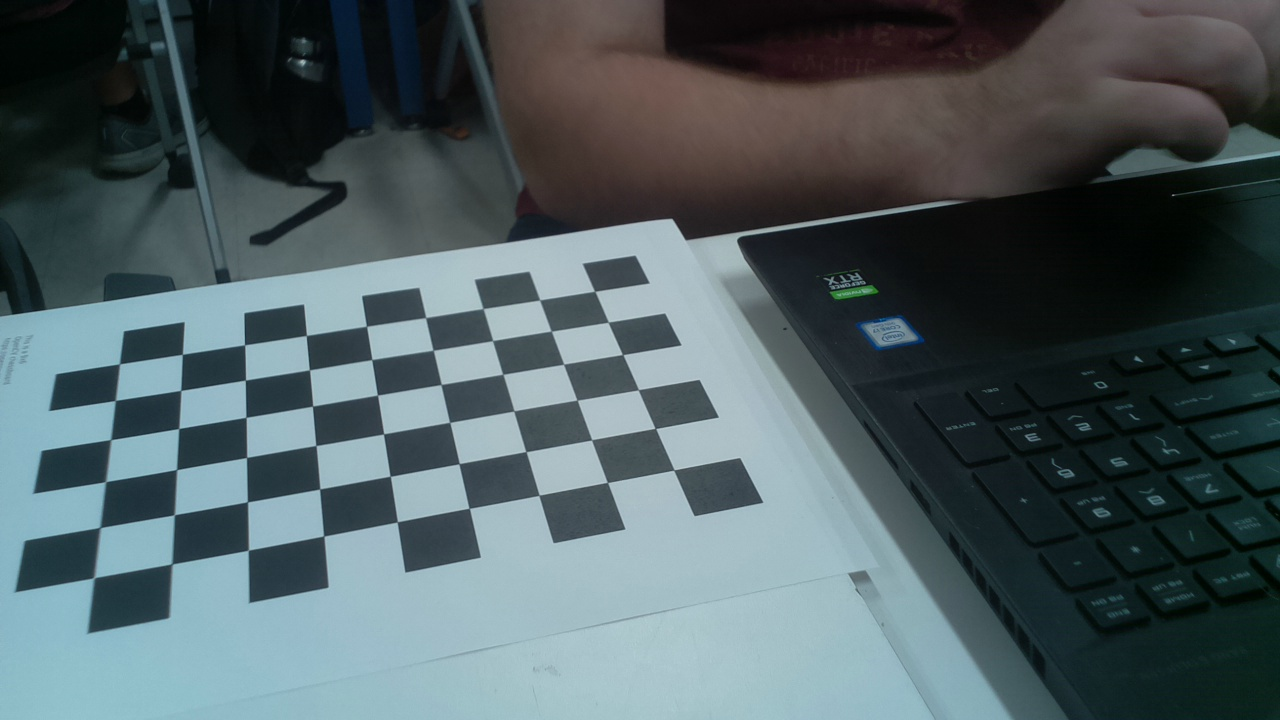
#> input picture Individual Assignments/Eric - Vision/Calibration Tool/cal1.jpg, 1280 x 720 px
$ python calibrationExample.py
#> lines starting #> are read from the running program, lines starting #| are printed output that depends on the picture
import cv2
import numpy as np
import pathlib


def calibrate_chessboard(dir_path, image_format, square_size, width, height):
    '''Calibrate a camera using chessboard images.'''
#> called with dir_path = '~', image_format = '.jpg', square_size = 1.6, width = 6, height = 9
    print("Start")
    # termination criteria
    criteria = (cv2.TERM_CRITERIA_EPS + cv2.TERM_CRITERIA_MAX_ITER, 30, 0.001)

    # prepare object points, like (0,0,0), (1,0,0), (2,0,0) ....,(8,6,0)
    objp = np.zeros((height*width, 3), np.float32)
    objp[:, :2] = np.mgrid[0:width, 0:height].T.reshape(-1, 2)

    objp = objp * square_size

    # Arrays to store object points and image points from all the images.
    objpoints = []  # 3d point in real world space
    imgpoints = []  # 2d points in image plane.

    images = ["cal1.jpg", "cal2.jpg", "cal3.jpg", "cal4.jpg", "cal5.jpg", "cal6.jpg"]
    # Iterate through all images
    for fname in images:
        img = cv2.imread(str(fname))
#> img is the input picture: shape (720, 1280, 3); mean B, G, R 96.6, 93.1, 78.4
        gray = cv2.cvtColor(img, cv2.COLOR_BGR2GRAY)
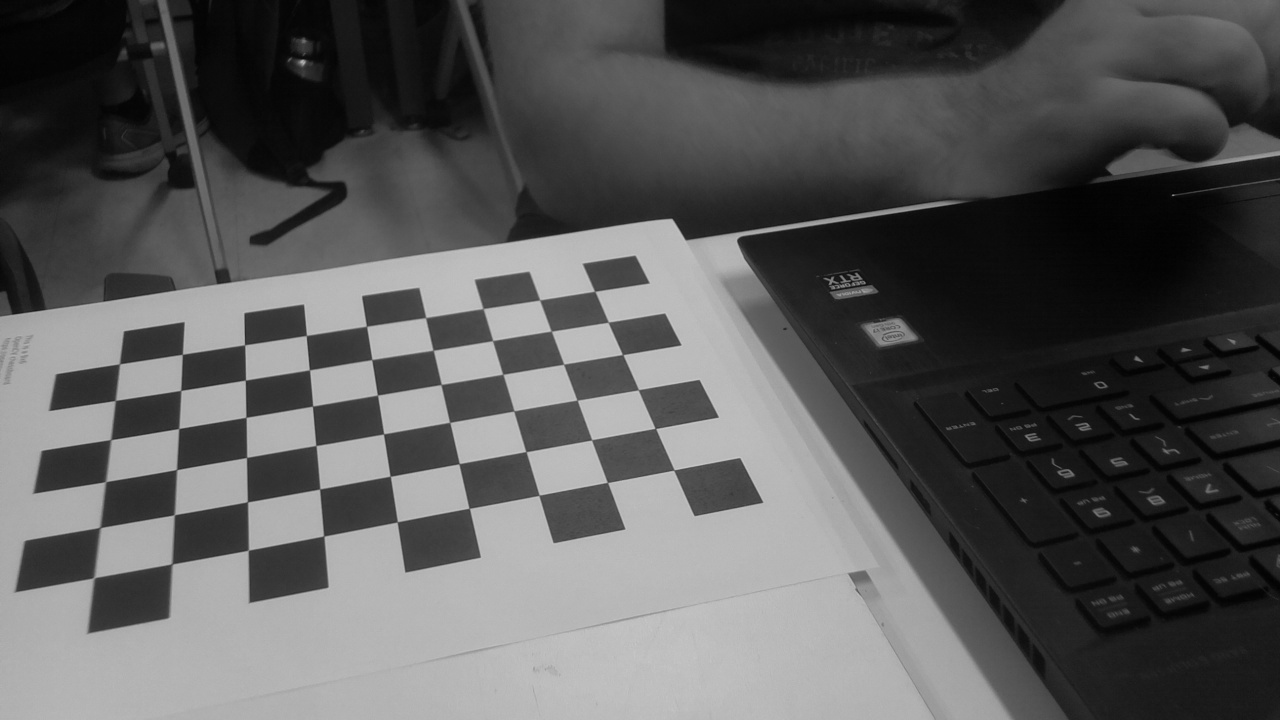
#> gray: shape (720, 1280); min 1, max 200, mean 89.1

        # Find the chess board corners
        ret, corners = cv2.findChessboardCorners(gray, (width, height), None)
#> ret = True; corners = 54 rows, first 8: [594.6, 291.3], [608.2, 322.2], [622.6, 354.6], [638.3, 389.7], [655.4, 428.4], [673.9, 470], [539.6, 299.8], [551.3, 331.2]

        # If found, add object points, image points (after refining them)
        if ret:
            objpoints.append(objp)

            corners2 = cv2.cornerSubPix(gray, corners, (11, 11), (-1, -1), criteria)
#> corners2 = 54 rows, first 8: [594.7, 291.3], [608.2, 322.2], [622.7, 354.5], [638.4, 389.8], [655.4, 428.5], [673.9, 470], [539.6, 300], [551.3, 331.2]
            imgpoints.append(corners2)
#> pass 2 of the loop in calibrate_chessboard, `for fname in images:`:
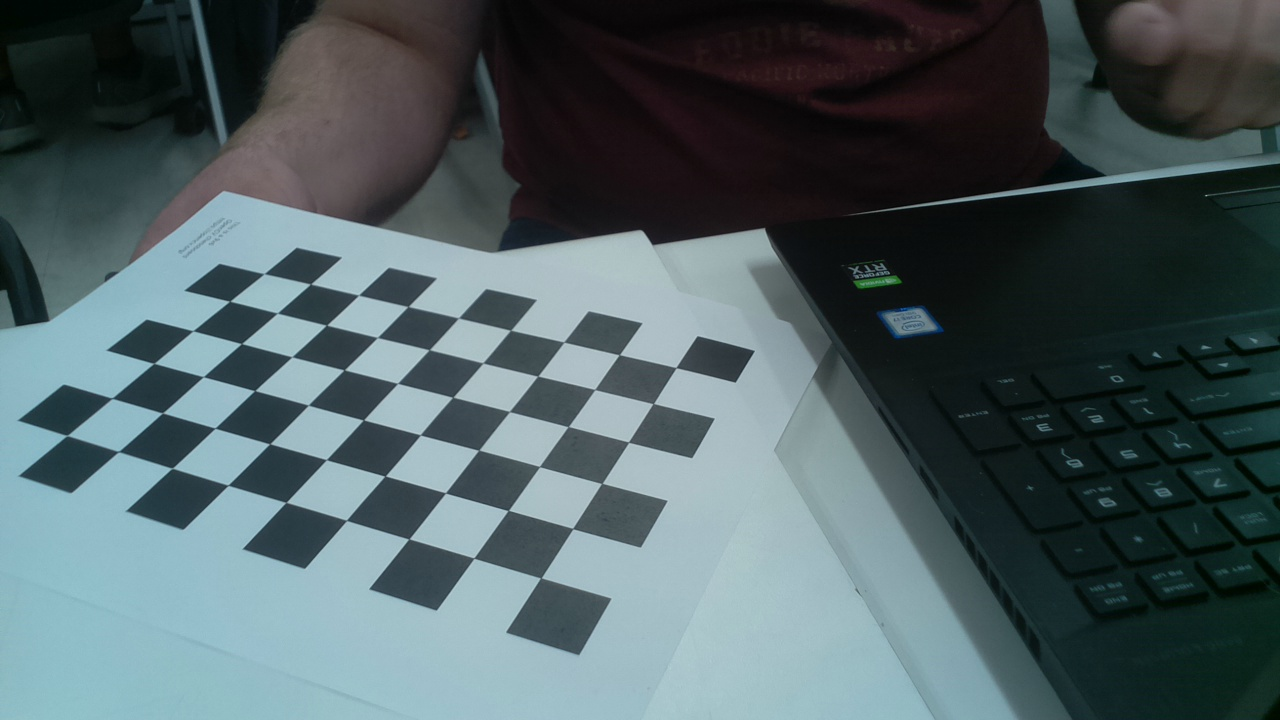
#> input picture Individual Assignments/Eric - Vision/Calibration Tool/cal2.jpg, 1280 x 720 px
#> in calibrate_chessboard, img is the input picture: shape (720, 1280, 3); mean B, G, R 97.3, 94.1, 78
#> in calibrate_chessboard, `gray = cv2.cvtColor(img, cv2.COLOR_BGR2GRAY)`:
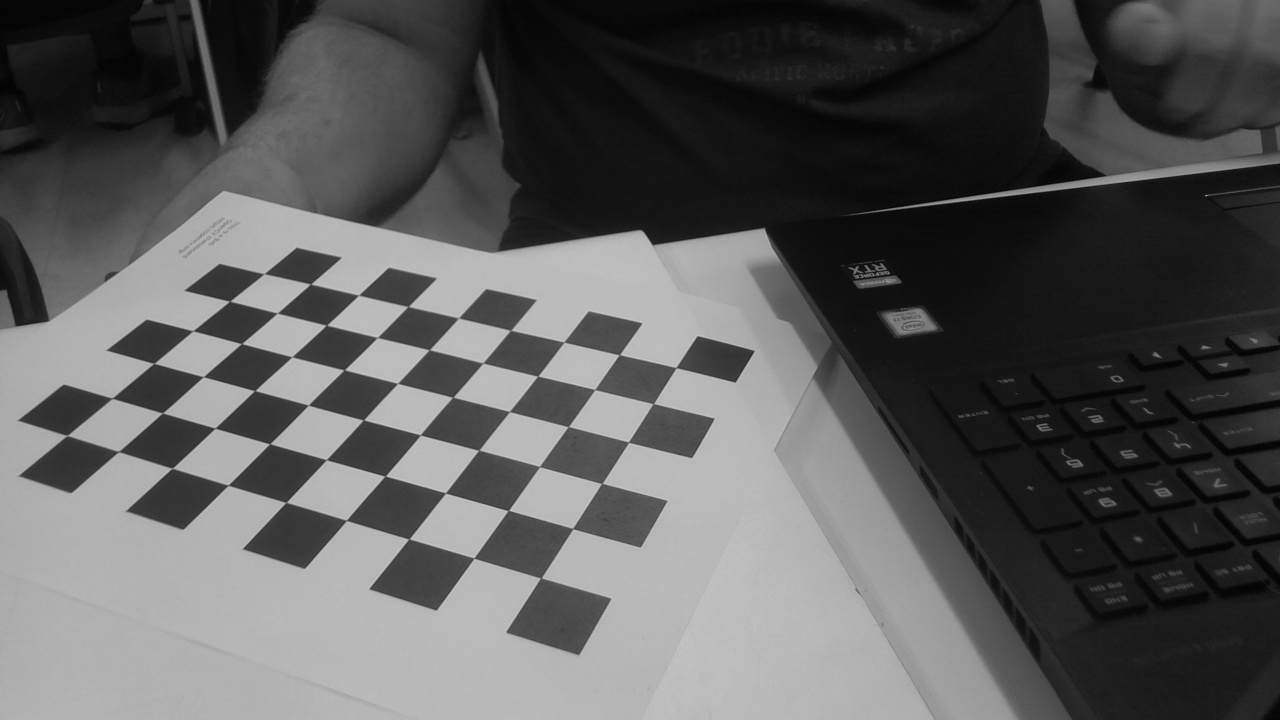
#> gray: shape (720, 1280); min 2, max 201, mean 89.7
#> corners = 54 rows, first 8: [676.1, 367.4], [652.3, 404], [628.6, 442.5], [602.6, 483.2], [572.5, 528.3], [542, 577.3], [619.4, 354.7], [594.6, 389.4]
#> corners2 = 54 rows, first 8: [676, 367.6], [653.3, 403.6], [628.5, 442.2], [601.8, 483.4], [572.7, 528.6], [540.8, 577.9], [619.3, 354.8], [594.7, 389.5]
#> pass 3 of the loop in calibrate_chessboard, `for fname in images:`:
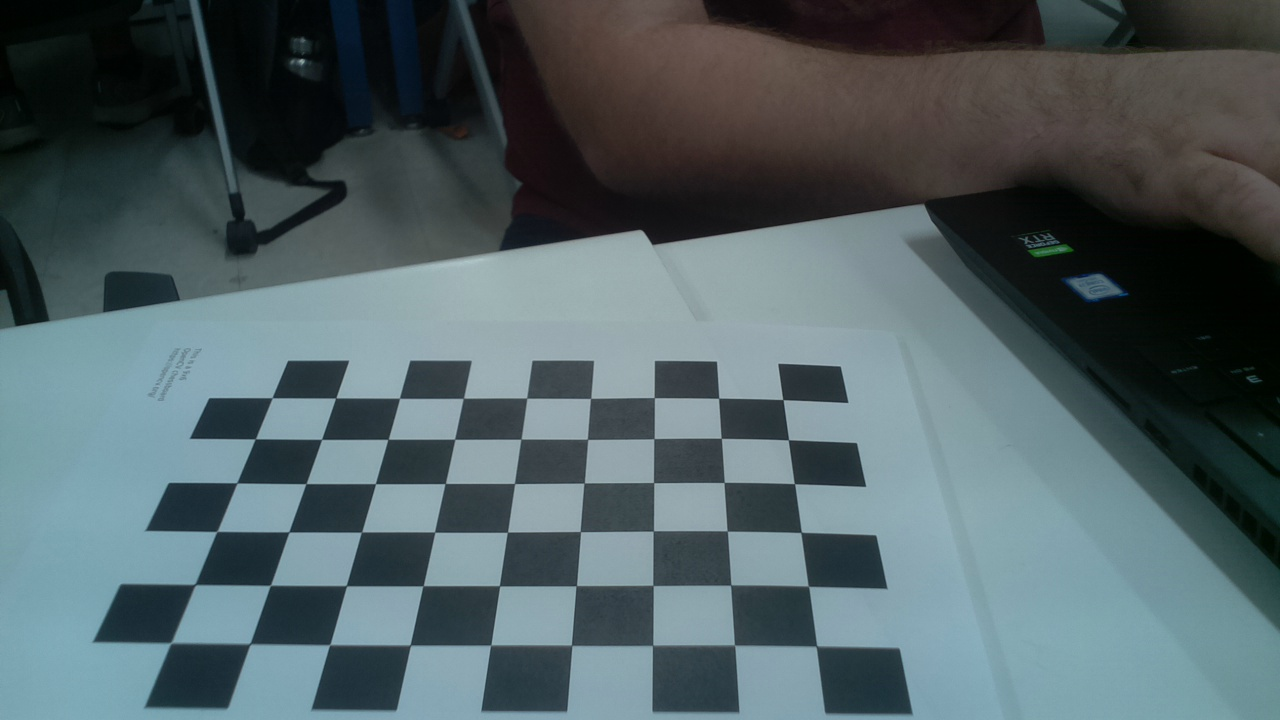
#> input picture Individual Assignments/Eric - Vision/Calibration Tool/cal3.jpg, 1280 x 720 px
#> in calibrate_chessboard, img is the input picture: shape (720, 1280, 3); mean B, G, R 100.2, 96.5, 81
#> in calibrate_chessboard, `gray = cv2.cvtColor(img, cv2.COLOR_BGR2GRAY)`:
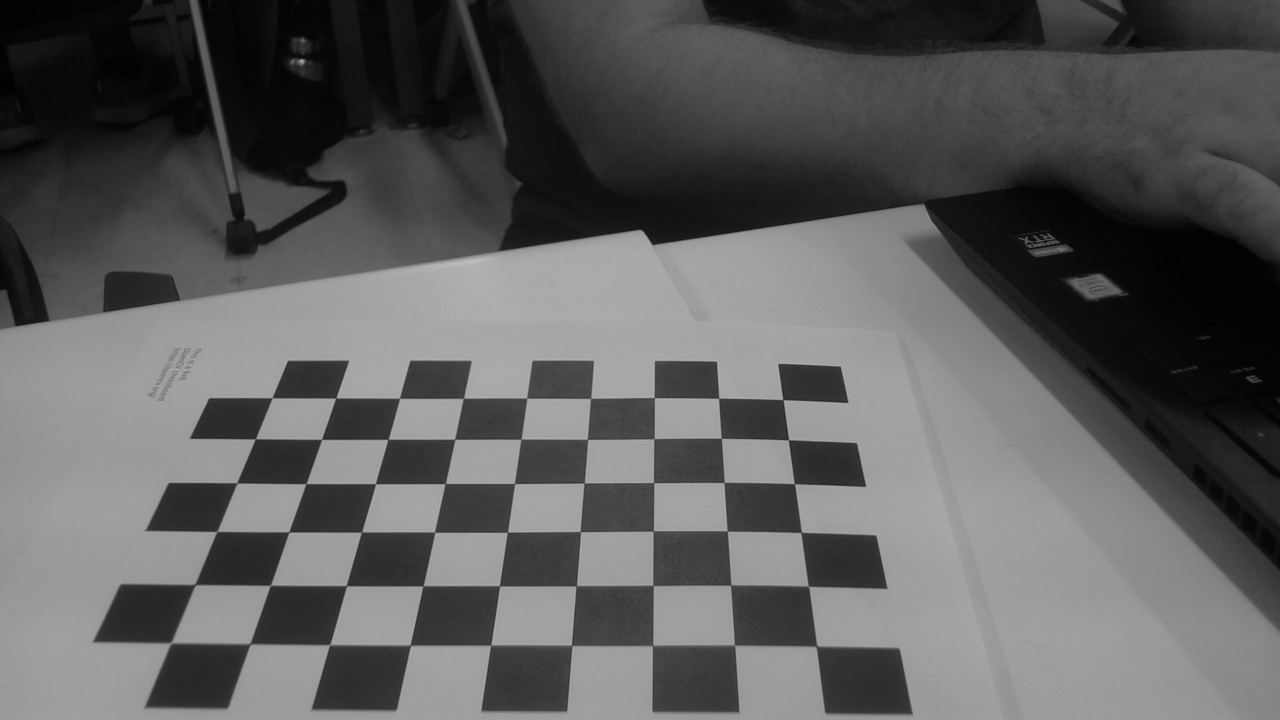
#> gray: shape (720, 1280); min 0, max 193, mean 92.3
#> corners = 54 rows, first 8: [782.8, 399.5], [788.4, 439.7], [794.5, 483.6], [801, 532.3], [808.3, 586.1], [816.4, 645.9], [718.7, 398.2], [721.3, 438.3]
#> corners2 = 54 rows, first 8: [782.9, 399.6], [788.4, 439.8], [794.5, 483.7], [801.1, 532.4], [808.4, 586.2], [816.5, 646.2], [718.7, 398.2], [721.3, 438.3]
#> the loop made 6 passes; the first 3 are shown

    # Calibrate camera
    ret, mtx, dist, rvecs, tvecs = cv2.calibrateCamera(objpoints, imgpoints, gray.shape[::-1], None, None)

    return [ret, mtx, dist, rvecs, tvecs]

def save_coefficients(mtx, dist, path):
    '''Save the camera matrix and the distortion coefficients to given path/file.'''
    cv_file = cv2.FileStorage(path, cv2.FILE_STORAGE_WRITE)
    cv_file.write('K', mtx)
    cv_file.write('D', dist)
    # note you *release* you don't close() a FileStorage object
    cv_file.release()

def load_coefficients(path):
    '''Loads camera matrix and distortion coefficients.'''
    # FILE_STORAGE_READ
    cv_file = cv2.FileStorage(path, cv2.FILE_STORAGE_READ)

    # note we also have to specify the type to retrieve other wise we only get a
    # FileNode object back instead of a matrix
    camera_matrix = cv_file.getNode('K').mat()
    dist_matrix = cv_file.getNode('D').mat()

    cv_file.release()
    return [camera_matrix, dist_matrix]


# Parameters
IMAGES_DIR = '~'
IMAGES_FORMAT = '.jpg'
SQUARE_SIZE = 1.6
WIDTH = 6
HEIGHT = 9

# Calibrate
ret, mtx, dist, rvecs, tvecs = calibrate_chessboard(
    IMAGES_DIR,
    IMAGES_FORMAT,
    SQUARE_SIZE,
    WIDTH,
    HEIGHT
)
# Save coefficients into a file
save_coefficients(mtx, dist, "calibration_chessboard.yml")

mtx, dist = load_coefficients('calibration_chessboard.yml')
original = cv2.imread('cal1.jpg')
dst = cv2.undistort(original, mtx, dist, None, None)
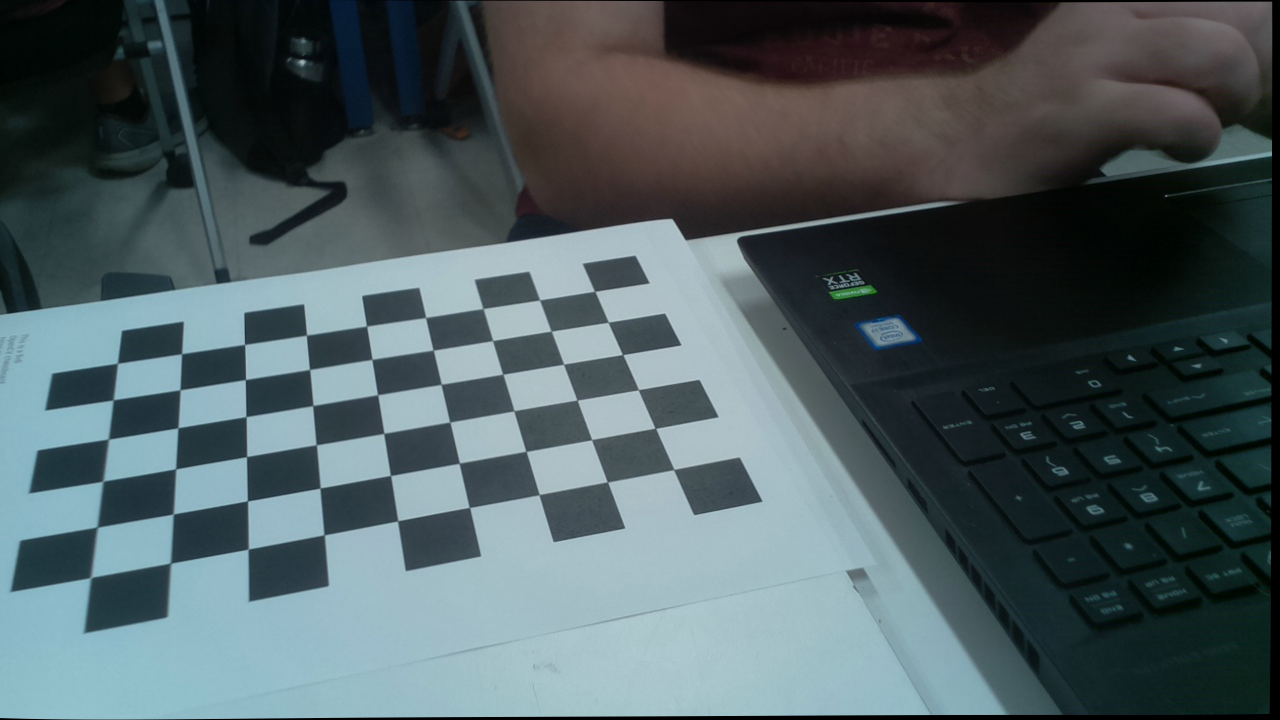
#> dst: shape (720, 1280, 3); mean B, G, R 95.6, 92.1, 77.5
cv2.imwrite('undist.jpg', dst)
